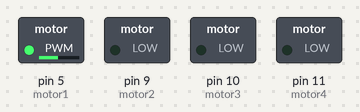
Simulated run of this sketch. Board: Arduino Uno, built with avr-gcc and run on an emulated ATmega328P. Parts: switched loads named in the sketch (green lamp = pin HIGH).

Above: at 0.1 s.
Timing chart, 0 to 1.6 s (numbered marks = the images above):
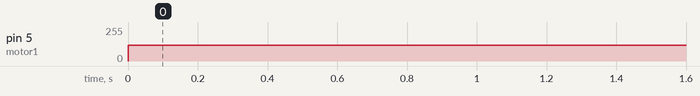

Measured:
- by itself, pin 5 (motor1): 0/255 → 120/255 at 0.00 s

The sketch:

Pruebas_motores_cuadricoptero_17_04_2014.ino
```cpp
int motor1 = 5;
int motor2 = 9;
int motor3 = 10;
int motor4 = 11;

int valorPWM = 120;
int milisegundosActivo = 2000;
int reposo = 500;


void setup()
{
  pinMode(motor1, OUTPUT);
  pinMode(motor2, OUTPUT);
  pinMode(motor3, OUTPUT);
  pinMode(motor4, OUTPUT);
  Serial.begin(9600);
}


void motor1Continuo()
{
  analogWrite(motor1,valorPWM);
}


void parMotoresSecuencia()
{
  analogWrite(motor1,valorPWM);
  analogWrite(motor2,valorPWM);
  delay(milisegundosActivo);
  analogWrite(motor1,0);
  analogWrite(motor2,0);
  delay(reposo);


  analogWrite(motor3,valorPWM);
  analogWrite(motor4,valorPWM);
  delay(milisegundosActivo);
  analogWrite(motor3,0);
  analogWrite(motor4,0);
  delay(reposo);
}


void prenderMotoresJuntosIntensidadVariable()
{
  int intensidad = Serial.parseInt();
  Serial.println(intensidad);
  if(intensidad!=0)
  {
    delay(3000);
    analogWrite(motor1,intensidad);
    analogWrite(motor2,intensidad);
    analogWrite(motor3,intensidad);
    analogWrite(motor4,intensidad);
  }
}


void prenderMotoresJuntosAcelerarVariableDetener()
{
  int intensidad = 0;
  char comando = '0';

  comando = Serial.read();
  if (comando == 'U')
  {
    Serial.println("Encender motores");
    while (intensidad == 0)
    {
      intensidad = Serial.parseInt();
      Serial.println(intensidad);
    }
    while (comando != 'D')
    {
        analogWrite(motor1,intensidad);
        analogWrite(motor2,intensidad);
        analogWrite(motor3,intensidad);
        analogWrite(motor4,intensidad);
      comando = Serial.read();
    }
    Serial.println("Apagar motores");
    analogWrite(motor1,0);
    analogWrite(motor2,0);
    analogWrite(motor3,0);
    analogWrite(motor4,0);
  }
}


void prenderMotoresJuntos()
{
  analogWrite(motor1,valorPWM);
  analogWrite(motor2,valorPWM);
  analogWrite(motor3,valorPWM);
  analogWrite(motor4,valorPWM);
}


void prenderMotoresSecuencia()
{
  analogWrite(motor1,valorPWM);
  delay(milisegundosActivo);
  analogWrite(motor1,0);
  delay(reposo);

  analogWrite(motor2,valorPWM);
  delay(milisegundosActivo);
  analogWrite(motor2,0);
  delay(reposo);

  analogWrite(motor3,valorPWM);
  delay(milisegundosActivo);
  analogWrite(motor3,0);
  delay(reposo);

  analogWrite(motor4,valorPWM);
  delay(milisegundosActivo);
  analogWrite(motor4,0);
  delay(reposo);
}

void loop()
{
  //prenderMotoresSecuencia();
    motor1Continuo();
  //parMotoresSecuencia();
  //prenderMotoresJuntosAcelerarVariableDetener();
//  prenderMotoresJuntos();
//  analogWrite(motor4,10);
//  delay(3000);
//  analogWrite(motor4,0);
//  delay(3000);
}
```
